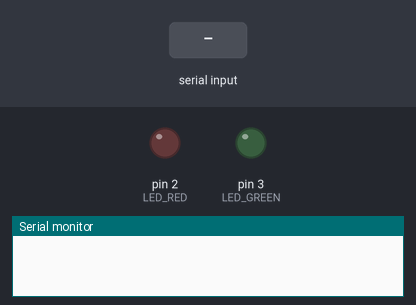
The sketch below on a simulated Arduino Uno, built with avr-gcc and run on an emulated ATmega328P. Shown: output pins drawn as LEDs (lit = HIGH), the last lines printed to the serial monitor. The inputs (shaded band) are chosen by the test bench.

Above: at 1.2 s.
1.3 s: "1\n" received over Serial
At 2.7 s:
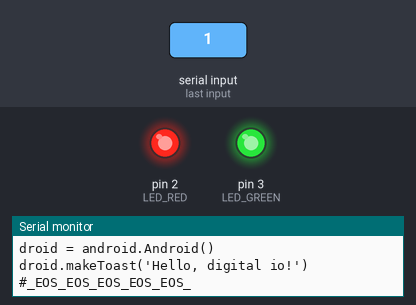
3.0 s: byte 2 (0x02) received over Serial
At 4.0 s:
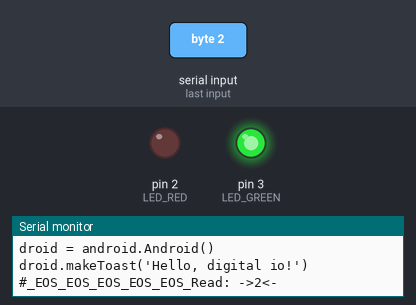
4.5 s: "0\n" received over Serial
At 5.2 s:
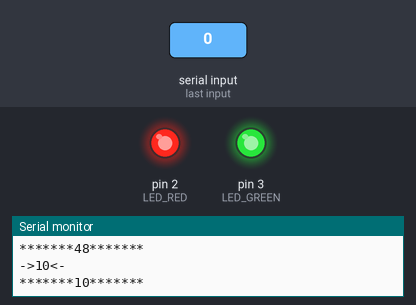
Timing chart, 0 to 7.5 s (numbered marks = the images above; inputs shaded):
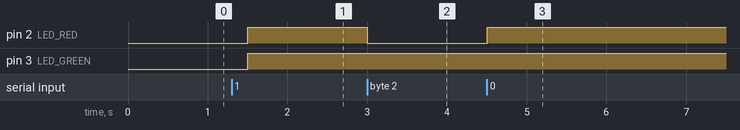

The sketch:

serial_test.ino
```cpp
// (licence header left out)
// Sample Arduino sketch for use with usb-serial-for-android.
// Prints an ever-increasing counter, and writes back anything
// it receives.
#define LED_RED 2
#define LED_GREEN 3

#define STATE_INIT 0
#define STATE_WRITE 1
#define STATE_WRITE_DONE 2
#define STATE_READ 3

#define STRING_EOS "#_EOS_EOS_EOS_EOS_EOS_"

static int state = STATE_INIT;

static int counter = 0;
void setup() {
  pinMode(LED_RED, OUTPUT);
  pinMode(LED_GREEN, OUTPUT);
  Serial.begin(115200);
}

void loop() {
  handleState();
  handleAndroidSignal();

  delay(300);
}

void handleState(){
  switch (state) {
    case STATE_INIT:
      if (Serial.peek() != -1) {
        state = STATE_WRITE;
      }
      break;

    case STATE_WRITE:
      Serial.println("import android,time");
      Serial.println("droid = android.Android()");
      Serial.println("droid.makeToast('Hello, digital io!')");

      state = STATE_WRITE_DONE;
      break;

    case STATE_WRITE_DONE:
     Serial.print(STRING_EOS);

      state = STATE_READ;

    case STATE_READ:
    default:
    break;
  }
}

void handleAndroidSignal(){
  char command = 0;
  if (Serial.peek() != -1) {
    Serial.print("Read: ");
    do {
      command = (byte) Serial.read();
      Serial.print("->");
      Serial.print(byte(command));
      Serial.print("<-\n");
      if (command == (byte)0x01) {
        digitalWrite(LED_RED, HIGH);
        digitalWrite(LED_GREEN, LOW);
      } else if (command == 0x02) {
        digitalWrite(LED_RED, LOW);
        digitalWrite(LED_GREEN, HIGH);
      } else {
        digitalWrite(LED_RED, HIGH);
        digitalWrite(LED_GREEN, HIGH);
      Serial.print("*******");
      Serial.print(byte(command));
      Serial.print("*******\n");
      }
    } while (Serial.peek() != -1);
    Serial.print("\n");
  }
}
```

Measured:
- after the input at 1.3 s, pin 2 (LED_RED), pin 3 (LED_GREEN): LOW → HIGH after 0.20 s
- after the input at 3.0 s, pin 2 (LED_RED): HIGH → LOW at once
- after the input at 4.5 s, pin 2 (LED_RED): LOW → HIGH at once
